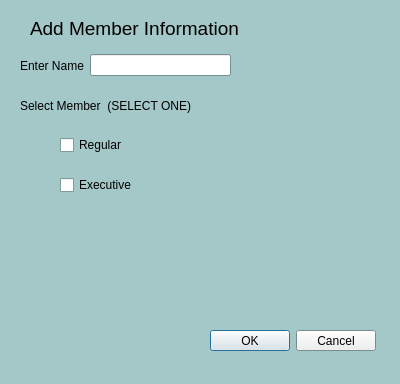
<?xml version="1.0" encoding="UTF-8"?>
<ui version="4.0">
 <class>AddMemberDialog</class>
 <widget class="QDialog" name="AddMemberDialog">
  <property name="geometry">
   <rect>
    <x>0</x>
    <y>0</y>
    <width>400</width>
    <height>384</height>
   </rect>
  </property>
  <property name="palette">
   <palette>
    <active>
     <colorrole role="Base">
      <brush brushstyle="SolidPattern">
       <color alpha="255">
        <red>255</red>
        <green>255</green>
        <blue>255</blue>
       </color>
      </brush>
     </colorrole>
     <colorrole role="Window">
      <brush brushstyle="SolidPattern">
       <color alpha="255">
        <red>164</red>
        <green>199</green>
        <blue>199</blue>
       </color>
      </brush>
     </colorrole>
    </active>
    <inactive>
     <colorrole role="Base">
      <brush brushstyle="SolidPattern">
       <color alpha="255">
        <red>255</red>
        <green>255</green>
        <blue>255</blue>
       </color>
      </brush>
     </colorrole>
     <colorrole role="Window">
      <brush brushstyle="SolidPattern">
       <color alpha="255">
        <red>164</red>
        <green>199</green>
        <blue>199</blue>
       </color>
      </brush>
     </colorrole>
    </inactive>
    <disabled>
     <colorrole role="Base">
      <brush brushstyle="SolidPattern">
       <color alpha="255">
        <red>164</red>
        <green>199</green>
        <blue>199</blue>
       </color>
      </brush>
     </colorrole>
     <colorrole role="Window">
      <brush brushstyle="SolidPattern">
       <color alpha="255">
        <red>164</red>
        <green>199</green>
        <blue>199</blue>
       </color>
      </brush>
     </colorrole>
    </disabled>
   </palette>
  </property>
  <property name="windowTitle">
   <string>Dialog</string>
  </property>
  <widget class="QLabel" name="label_title">
   <property name="geometry">
    <rect>
     <x>30</x>
     <y>20</y>
     <width>261</width>
     <height>16</height>
    </rect>
   </property>
   <property name="font">
    <font>
     <pointsize>14</pointsize>
    </font>
   </property>
   <property name="text">
    <string>Add Member Information</string>
   </property>
  </widget>
  <widget class="QWidget" name="horizontalLayoutWidget">
   <property name="geometry">
    <rect>
     <x>20</x>
     <y>50</y>
     <width>211</width>
     <height>31</height>
    </rect>
   </property>
   <layout class="QHBoxLayout" name="horizontalLayout">
    <item>
     <widget class="QLabel" name="label_teamName">
      <property name="text">
       <string>Enter Name</string>
      </property>
     </widget>
    </item>
    <item>
     <widget class="QLineEdit" name="lineEdit_teamName"/>
    </item>
   </layout>
  </widget>
  <widget class="QWidget" name="horizontalLayoutWidget_2">
   <property name="geometry">
    <rect>
     <x>20</x>
     <y>90</y>
     <width>211</width>
     <height>31</height>
    </rect>
   </property>
   <layout class="QHBoxLayout" name="horizontalLayout_2">
    <item>
     <widget class="QLabel" name="label_teamName_2">
      <property name="text">
       <string>Select Member  (SELECT ONE)</string>
      </property>
     </widget>
    </item>
   </layout>
  </widget>
  <widget class="QWidget" name="horizontalLayoutWidget_3">
   <property name="geometry">
    <rect>
     <x>60</x>
     <y>130</y>
     <width>171</width>
     <height>31</height>
    </rect>
   </property>
   <layout class="QHBoxLayout" name="horizontalLayout_3">
    <item>
     <widget class="QCheckBox" name="checkBox">
      <property name="text">
       <string>Regular</string>
      </property>
     </widget>
    </item>
   </layout>
  </widget>
  <widget class="QWidget" name="horizontalLayoutWidget_4">
   <property name="geometry">
    <rect>
     <x>60</x>
     <y>170</y>
     <width>171</width>
     <height>31</height>
    </rect>
   </property>
   <layout class="QHBoxLayout" name="horizontalLayout_4">
    <item>
     <widget class="QCheckBox" name="checkBox_2">
      <property name="text">
       <string>Executive</string>
      </property>
     </widget>
    </item>
   </layout>
  </widget>
  <widget class="QDialogButtonBox" name="buttonBox">
   <property name="geometry">
    <rect>
     <x>210</x>
     <y>330</y>
     <width>166</width>
     <height>21</height>
    </rect>
   </property>
   <property name="standardButtons">
    <set>QDialogButtonBox::Cancel|QDialogButtonBox::Ok</set>
   </property>
  </widget>
 </widget>
 <resources/>
 <connections/>
</ui>
